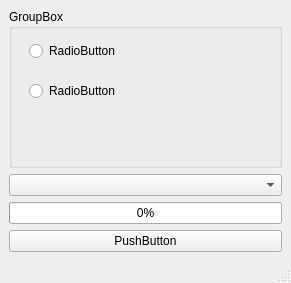
<?xml version="1.0" encoding="UTF-8"?>
<ui version="4.0">
 <class>MainWindow</class>
 <widget class="QMainWindow" name="MainWindow">
  <property name="geometry">
   <rect>
    <x>0</x>
    <y>0</y>
    <width>291</width>
    <height>283</height>
   </rect>
  </property>
  <property name="windowTitle">
   <string>MainWindow</string>
  </property>
  <widget class="QWidget" name="centralwidget">
   <layout class="QGridLayout" name="gridLayout">
    <item row="1" column="0">
     <widget class="QComboBox" name="comboBox"/>
    </item>
    <item row="0" column="0">
     <widget class="QGroupBox" name="groupBox">
      <property name="title">
       <string>GroupBox</string>
      </property>
      <widget class="QRadioButton" name="radioButton">
       <property name="geometry">
        <rect>
         <x>20</x>
         <y>30</y>
         <width>110</width>
         <height>24</height>
        </rect>
       </property>
       <property name="text">
        <string>RadioButton</string>
       </property>
      </widget>
      <widget class="QRadioButton" name="radioButton_2">
       <property name="geometry">
        <rect>
         <x>20</x>
         <y>70</y>
         <width>110</width>
         <height>24</height>
        </rect>
       </property>
       <property name="text">
        <string>RadioButton</string>
       </property>
      </widget>
     </widget>
    </item>
    <item row="2" column="0">
     <widget class="QProgressBar" name="progressBar">
      <property name="value">
       <number>0</number>
      </property>
     </widget>
    </item>
    <item row="3" column="0">
     <widget class="QPushButton" name="pushButton">
      <property name="text">
       <string>PushButton</string>
      </property>
     </widget>
    </item>
   </layout>
  </widget>
  <widget class="QMenuBar" name="menubar">
   <property name="geometry">
    <rect>
     <x>0</x>
     <y>0</y>
     <width>291</width>
     <height>26</height>
    </rect>
   </property>
  </widget>
  <widget class="QStatusBar" name="statusbar"/>
 </widget>
 <resources/>
 <connections/>
</ui>
